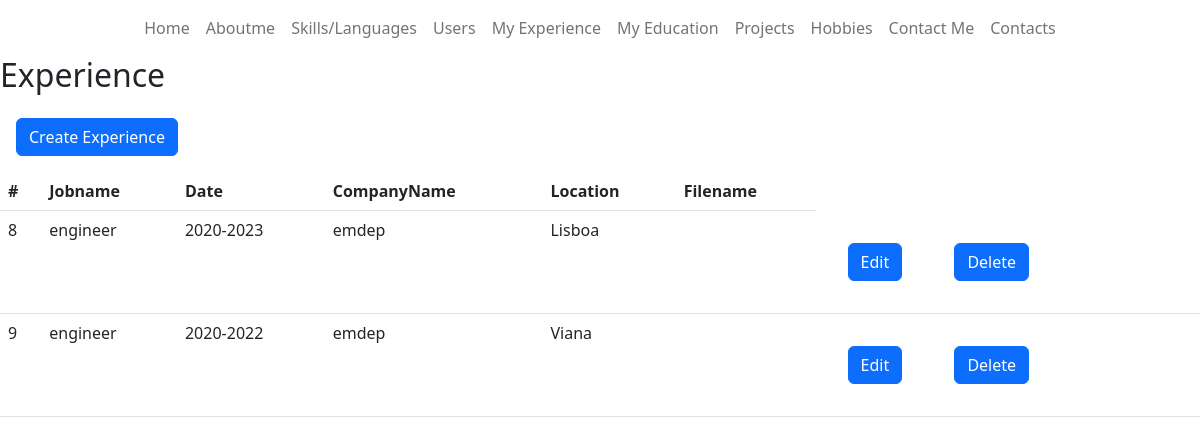
The page /CMS/pages/experience/read.php on the database as committed earlier.
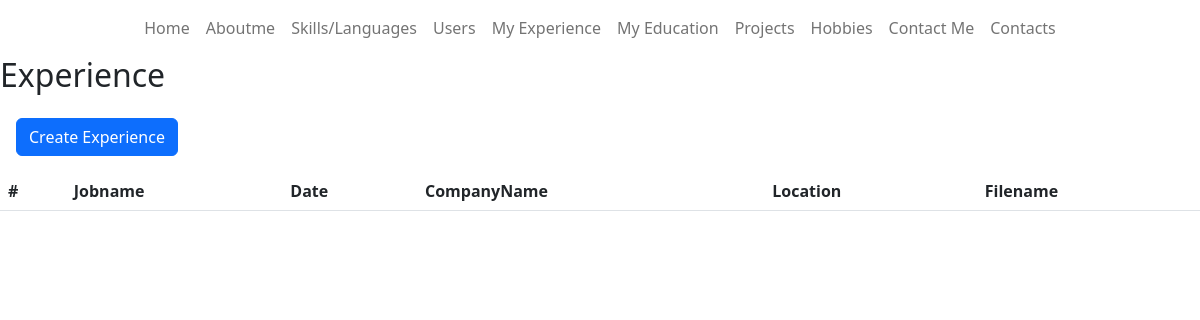
The same page on the database as committed later.
### tables this page shows
CREATE TABLE `experience` (
  `id` int(11) NOT NULL,
  `jobname` varchar(100) NOT NULL,
  `date` varchar(100) NOT NULL,
  `companyname` varchar(100) NOT NULL,
  `location` varchar(100) NOT NULL,
  `filename` varchar(100) NOT NULL
);

### CMS/pages/experience/read.php (the view, shortened to what this page needs)
<?php
$pdo = pdo_connect_mysql();
$page = isset($_GET['page']) && is_numeric($_GET['page']) ? (int)$_GET['page'] : 1;
$records_per_page = 20;
$stmt = $pdo->prepare('SELECT * FROM experience ORDER BY id LIMIT :current_page, :record_per_page');
$stmt->bindValue(':current_page', ($page-1)*$records_per_page, PDO::PARAM_INT);
$stmt->bindValue(':record_per_page', $records_per_page, PDO::PARAM_INT);
$stmt->execute();
$experiences = $stmt->fetchAll(PDO::FETCH_ASSOC);
?>
<div class="content read">
<?php
require_once "../../navbars/navbaradmin.php";
?>
	<h2>Experience</h2>
    <button onclick="window.location.href='./create.php'" class="create-language btn btn-primary m-3">Create Experience</button>
	<table class="table">
        <thead>
            <tr>
                <th>#</th>
                <th>Jobname</th>
                <th>Date</th>
                <th>CompanyName</th>
                <th>Location</th>
                <th>Filename</th>
            </tr>
        </thead>
        <tbody>
            <?php foreach ($experiences as $experience): ?>
            <tr>
                <td><?=$experience['id']?></td>
                <td><?=$experience['jobname']?></td>
                <td><?=$experience['date']?></td>
                <td><?=$experience['companyname']?></td>
                <td><?=$experience['location']?></td>
                <td><?=$experience['filename']?></td>
                <td class="actions">
                <?php echo "<a href=\"update.php?id={$experience['id']}\" class=\"edit\"><button type='button' class='btn btn-primary m-4'>Edit</button></a>"?>
                <?php echo "<a href=\"delete.php?id={$experience['id']}\" class=\"trash\"><button type='button' class='btn btn-primary m-4'>Delete</button> </a>"?>
                </td>
            </tr>
            <?php endforeach; ?>
        </tbody>
    </table>
</div>

Rows that differ between the two databases and show on the page:
removed experience: id "8", jobname "engineer", date "2020-2023", companyname "emdep", location "Lisboa"
removed experience: id "9", jobname "engineer", date "2020-2022", companyname "emdep", location "Viana"
